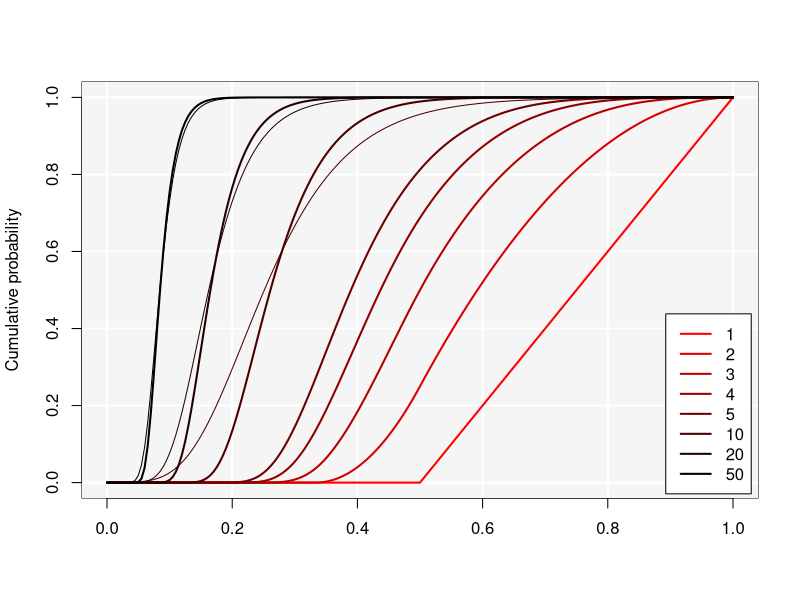

Generate this figure with R:
plus = function(x) { ifelse(x < 0, 0, x) }

COL = colorRampPalette(c("red", "black"))(8)
k = c(1,2,3,4,5,10,20,50)

pdf("Largest_fragment.pdf")
plot(c(0,1), c(0,1), type="n", xlab="", ylab="Cumulative probability")
rect(xleft=-1, xright=2, ybottom=-1, ytop=2, border=NA, col="grey96")
abline(h=seq(from=0, to=1, by=.2), lwd=2, col="white")
abline(v=seq(from=0, to=1, by=.2), lwd=2, col="white")
for (i in 1:8) {
   x = seq(from=0, to=1, by=.005)
   y = rep(0, length(x))
   for (j in 0:(k[i]+1)) {
      y = y + choose(k[i]+1,j)*(-1)^j*(plus(1-j*x))^k[i]
   }
   lines(x, y, type='l', lwd=2, col=COL[i])
   if (i > 5) {
      lines(x, exp(-exp(-(k[i]+1)*x+log(k[i]+1))), lwd=1, col=COL[i])
   }
}
legend(legend=c("1", "2", "3", "4", "5", "10", "20", "50"),
   x="bottomright", inset=0.01, bg="white", lwd=2, col=COL)
dev.off()
